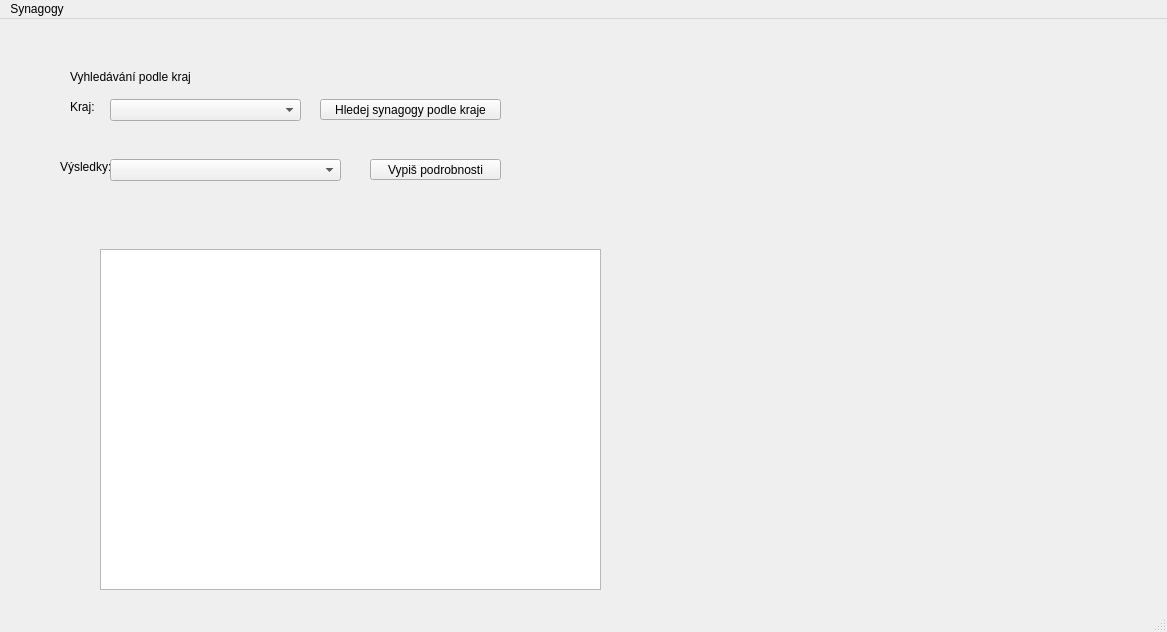
<?xml version="1.0" encoding="UTF-8"?>
<ui version="4.0">
 <class>MainWindow</class>
 <widget class="QMainWindow" name="MainWindow">
  <property name="geometry">
   <rect>
    <x>0</x>
    <y>0</y>
    <width>1167</width>
    <height>632</height>
   </rect>
  </property>
  <property name="windowTitle">
   <string>MainWindow</string>
  </property>
  <widget class="QWidget" name="centralWidget">
   <widget class="QLabel" name="label">
    <property name="geometry">
     <rect>
      <x>130</x>
      <y>540</y>
      <width>263</width>
      <height>16</height>
     </rect>
    </property>
    <property name="font">
     <font>
      <pointsize>10</pointsize>
     </font>
    </property>
    <property name="text">
     <string/>
    </property>
   </widget>
   <widget class="QLabel" name="label_3">
    <property name="geometry">
     <rect>
      <x>70</x>
      <y>80</y>
      <width>31</width>
      <height>16</height>
     </rect>
    </property>
    <property name="text">
     <string>Kraj:</string>
    </property>
   </widget>
   <widget class="QLabel" name="label_5">
    <property name="geometry">
     <rect>
      <x>60</x>
      <y>140</y>
      <width>101</width>
      <height>16</height>
     </rect>
    </property>
    <property name="text">
     <string>Výsledky:</string>
    </property>
   </widget>
   <widget class="QTextBrowser" name="textBrowser">
    <property name="geometry">
     <rect>
      <x>100</x>
      <y>230</y>
      <width>501</width>
      <height>341</height>
     </rect>
    </property>
   </widget>
   <widget class="QPushButton" name="pushButton">
    <property name="geometry">
     <rect>
      <x>320</x>
      <y>80</y>
      <width>181</width>
      <height>21</height>
     </rect>
    </property>
    <property name="text">
     <string>Hledej synagogy podle kraje</string>
    </property>
   </widget>
   <widget class="QComboBox" name="comboBox">
    <property name="geometry">
     <rect>
      <x>110</x>
      <y>80</y>
      <width>191</width>
      <height>22</height>
     </rect>
    </property>
   </widget>
   <widget class="QComboBox" name="comboBox_2">
    <property name="geometry">
     <rect>
      <x>110</x>
      <y>140</y>
      <width>231</width>
      <height>22</height>
     </rect>
    </property>
   </widget>
   <widget class="QPushButton" name="pushButton_2">
    <property name="geometry">
     <rect>
      <x>370</x>
      <y>140</y>
      <width>131</width>
      <height>21</height>
     </rect>
    </property>
    <property name="text">
     <string>Vypiš podrobnosti</string>
    </property>
   </widget>
   <widget class="QLabel" name="obrazek">
    <property name="geometry">
     <rect>
      <x>670</x>
      <y>230</y>
      <width>441</width>
      <height>331</height>
     </rect>
    </property>
    <property name="frameShape">
     <enum>QFrame::NoFrame</enum>
    </property>
    <property name="text">
     <string/>
    </property>
    <property name="scaledContents">
     <bool>false</bool>
    </property>
   </widget>
   <widget class="QLabel" name="label_2">
    <property name="geometry">
     <rect>
      <x>70</x>
      <y>50</y>
      <width>121</width>
      <height>16</height>
     </rect>
    </property>
    <property name="text">
     <string>Vyhledávání podle krajů</string>
    </property>
   </widget>
  </widget>
  <widget class="QStatusBar" name="statusBar"/>
  <widget class="QMenuBar" name="menuBar">
   <property name="geometry">
    <rect>
     <x>0</x>
     <y>0</y>
     <width>1167</width>
     <height>20</height>
    </rect>
   </property>
   <widget class="QMenu" name="menuSynagogy">
    <property name="title">
     <string>Synagogy</string>
    </property>
    <addaction name="separator"/>
   </widget>
   <addaction name="menuSynagogy"/>
  </widget>
 </widget>
 <layoutdefault spacing="6" margin="11"/>
 <resources/>
 <connections/>
</ui>
